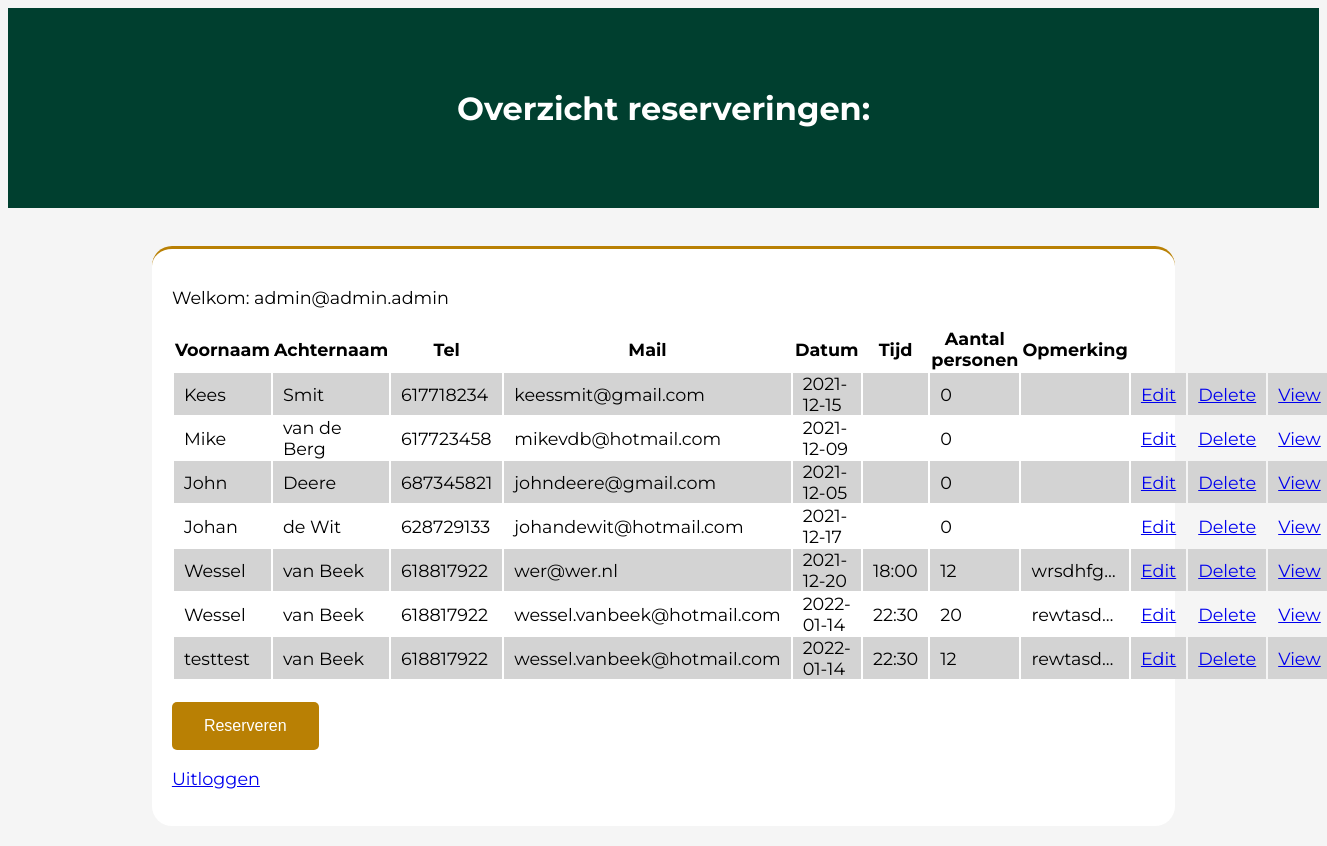
/ (signed in), run on the app's committed database.
### tables this page shows
CREATE TABLE `reservations` (
  `id` int(11) NOT NULL,
  `first_name` varchar(30) NOT NULL,
  `last_name` varchar(50) NOT NULL,
  `phone_number` int(10) NOT NULL,
  `mail` varchar(75) NOT NULL,
  `date` date NOT NULL,
  `reservation_time` text NOT NULL,
  `comment` text NOT NULL,
  `total_guests` int(11) NOT NULL
);

### index.php (the view, shortened to what this page needs)
<?php
$email = $_SESSION['loggedInUser']['email'];
require_once "includes/database.php";
$query = "SELECT * FROM reservations";
$result = mysqli_query($db, $query);
$reservations = [];
while ($row = mysqli_fetch_assoc($result)) {
    $reservations[] = $row;
}
?>
<!DOCTYPE html>
<html lang="en">
<head>
    <link rel="stylesheet" type="text/css" href="css/styles.css"/>
</head>
<body>
<header>
    <h1>Overzicht reserveringen:</h1>
</header>
<br>
<section>
    <p>Welkom: <?= $email ?> </p>
<div class="overview">
    <table>
        <thead>
        <tr>
            <th>Voornaam</th>
            <th>Achternaam</th>
            <th>Tel</th>
            <th>Mail</th>
            <th>Datum</th>
            <th>Tijd</th>
            <th>Aantal personen</th>
            <th>Opmerking</th>
        </tr>
        </thead>
        <tbody>
        <?php foreach ($reservations as $reservation) { ?>
            <tr>
                <td><?= $reservation['first_name'] ?></td>
                <td><?= $reservation['last_name'] ?></td>
                <td><?= $reservation['phone_number'] ?></td>
                <td><?= $reservation['mail'] ?></td>
                <td><?= $reservation['date'] ?></td>
                <td><?= $reservation['reservation_time'] ?></td>
                <td id="guestsfield"><?= $reservation['total_guests'] ?></td>
                <td id="commentfield"><?= $reservation['comment'] ?></td>
                <td><a href="edit.php?id=<?= $reservation['id'] ?>">Edit</a></td>
                <td><a href="delete.php?id=<?= $reservation['id'] ?>">Delete</a></td>
                <td><a href="view.php?id=<?= $reservation['id'] ?>">View</a></td>
            </tr>
        <?php } ?>
        </tbody>
    </table>
    <br>
    <button id="reservation_button"><a href="reservation.php">Reserveren</button></a>
</div>
    <p><a href="logout.php">Uitloggen</a></p>
</section>
</body>
</html>

### css/styles.css (style rules this page uses)
html { scroll-behavior: smooth; }
body { background-color: rgb(245, 245, 245); }
table { width: 100%; }
tbody tr:nth-child(odd) { background-color: lightgray; width: 100%; }
td { padding: 0 10px; }
td#guestsfield { overflow: hidden; width: 10px; text-overflow: ellipsis; }
td#commentfield { overflow: hidden; max-width: 30px; text-overflow: ellipsis; }
header { background-color: #003F2F; height: 200px; color: white; width: 100%; display: flex; align-items: center; justify-content: center; text-align: center; font-family: 'Montserrat', sans-serif; }
section { background-color: rgb(255, 255, 255); padding: 20px; margin: 20px auto; color: black; font-size: 1.1em; max-width: 75%; font-family: 'Montserrat', sans-serif; border-radius: 20px; border-top: 3px solid #B98004; }
button#reservation_button { background-color: #B98004; border: none; color: white; padding: 15px 32px; text-align: center; text-decoration: none; display: inline-block; font-size: 16px; border-radius: 5px; display: block; margin-left: 0; margin-right: auto; }
button a { color: white; text-decoration: none; }

### data on the page
reservations: first_name "Kees", last_name "Smit", phone_number "617718234", mail "keessmit@gmail.com", date "2021-12-15", total_guests "0"
reservations: first_name "Mike", last_name "van de Berg", phone_number "617723458", mail "mikevdb@hotmail.com", date "2021-12-09", total_guests "0"
reservations: first_name "John", last_name "Deere", phone_number "687345821", mail "johndeere@gmail.com", date "2021-12-05", total_guests "0"
reservations: first_name "Johan", last_name "de Wit", phone_number "628729133", mail "johandewit@hotmail.com", date "2021-12-17", total_guests "0"
reservations: first_name "Wessel", last_name "van Beek", phone_number "618817922", mail "wer@wer.nl", date "2021-12-20", reservation_time "18:00", total_guests "12", comment "wrsdhfg…"
reservations: first_name "Wessel", last_name "van Beek", phone_number "618817922", mail "wessel.vanbeek@hotmail.com", date "2022-01-14", reservation_time "22:30", total_guests "20", comment "rewtasdf…"
reservations: first_name "testtest", last_name "van Beek", phone_number "618817922", mail "wessel.vanbeek@hotmail.com", date "2022-01-14", reservation_time "22:30", total_guests "12", comment "rewtasdf…"

### other printed values
$email "admin@admin.admin"
